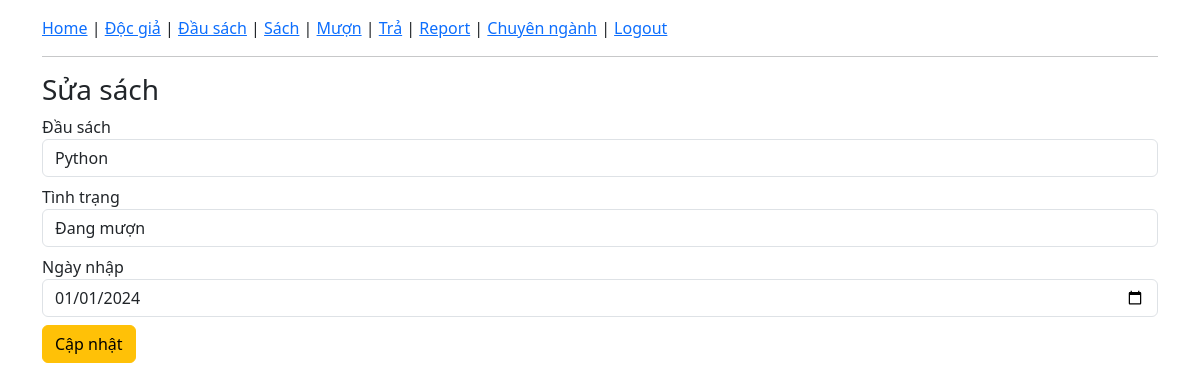
The app's page /edit_book/1 with its own data.
### tables this page shows
CREATE TABLE sach(
ma_sach INTEGER PRIMARY KEY AUTOINCREMENT,
ma_dau_sach INTEGER,tinh_trang TEXT,ngay_nhap TEXT);

CREATE TABLE dau_sach(
ma_dau_sach INTEGER PRIMARY KEY AUTOINCREMENT,
ten_sach TEXT,nha_xuat_ban TEXT,so_trang INTEGER,
kich_thuoc TEXT,tac_gia TEXT,so_luong INTEGER,
ma_chuyen_nganh INTEGER);

### app.py (the view, shortened to what this page needs)
@app.route("/edit_book/<int:id>", methods=["GET","POST"])
def edit_book(id):
    conn = get_db()
    book = conn.execute("SELECT * FROM sach WHERE ma_sach=?", (id,)).fetchone()
    dau_sach = conn.execute("SELECT * FROM dau_sach").fetchall()
    conn.close()
    return render_template("edit_book.html", b=book, dau_sach=dau_sach)

### app.py (called while the page is built)
def get_db():
    return sqlite3.connect("library.db")

### templates/edit_book.html (shortened to what this page needs)
{% extends "base.html" %}
{% block content %}
<h3>Sửa sách</h3>
<form method="post">
<label>Đầu sách</label>
<select name="ma_dau_sach" class="form-control mb-2">
{% for d in dau_sach %}
<option value="{{ d[0] }}"
{% if d[0]|string == b[1]|string %}selected{% endif %}>
{{ d[1] }}
</option>
{% endfor %}
</select>
<label>Tình trạng</label>
<select name="tinh_trang" class="form-control mb-2">
<option value="Đang mượn" {% if b[2]=='Đang mượn' %}selected{% endif %}>Đang mượn</option>
</select>
<label>Ngày nhập</label>
<input type="date" name="ngay_nhap" value="{{ b[3] }}" class="form-control mb-2">
<button class="btn btn-warning">Cập nhật</button>
</form>
{% endblock %}

### records on screen
sach: ma_dau_sach "Python", tinh_trang "Đang mượn", ngay_nhap "01/01/2024"
